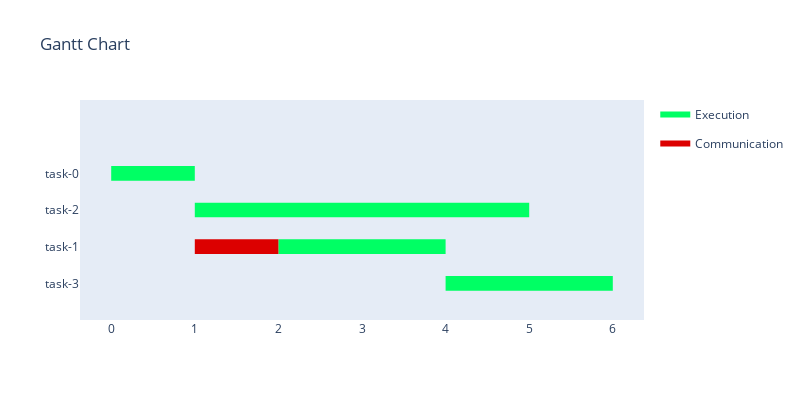

This figure's notebook cell:
### Markdown cell above
É importante ressaltar que todos os passos para chegar na solução estão no `solution_path`. Podemos visualizar o gráfio de Gantt de cada etapa se for necessário, veja da última:

### Code cell
solution_path[-1].plot_gantt_chart()
print(solution_path[-1])

### Figure 1 — Plotly figure (JSON) as saved in the notebook; plotly's stock layout.template omitted (floating-point values rounded to 4 significant figures)
{"data": [{"fill": "toself", "fillcolor": "rgb(0, 255, 100)", "hoverinfo": "name", "legendgroup": "rgb(0, 255, 100)", "mode": "none", "name": "Execution", "type": "scatter", "x": [0, 1, 1, 0, 0, 1, 5, 5, 1, 1, 2, 4, 4, 2, 2, 4, 6, 6, 4], "y": [2.8, 2.8, 3.2, 3.2, null, 1.8, 1.8, 2.2, 2.2, null, 0.8, 0.8, 1.2, 1.2, null, -0.2, -0.2, 0.2, 0.2]}, {"fill": "toself", "fillcolor": "rgb(220, 0, 0)", "hoverinfo": "name", "legendgroup": "rgb(220, 0, 0)", "mode": "none", "name": "Communication", "type": "scatter", "x": [1, 2, 2, 1], "y": [0.8, 0.8, 1.2, 1.2]}, {"legendgroup": "rgb(0, 255, 100)", "marker": {"color": "rgb(0, 255, 100)", "opacity": 0, "size": 1}, "mode": "markers", "name": "", "showlegend": false, "text": [null, null, null, null, null, null, null, null], "type": "scatter", "x": [0, 1, 1, 5, 2, 4, 4, 6], "y": [3, 3, 2, 2, 1, 1, 0, 0]}, {"legendgroup": "rgb(220, 0, 0)", "marker": {"color": "rgb(220, 0, 0)", "opacity": 0, "size": 1}, "mode": "markers", "name": "", "showlegend": false, "text": [null, null], "type": "scatter", "x": [1, 2], "y": [1, 1]}], "layout": {"autosize": false, "height": 400, "hovermode": "closest", "showlegend": true, "title": {"text": "Gantt Chart"}, "width": 800, "xaxis": {"rangeselector": {"buttons": [{"count": 7, "label": "1w", "step": "day", "stepmode": "backward"}, {"count": 1, "label": "1m", "step": "month", "stepmode": "backward"}, {"count": 6, "label": "6m", "step": "month", "stepmode": "backward"}, {"count": 1, "label": "YTD", "step": "year", "stepmode": "todate"}, {"count": 1, "label": "1y", "step": "year", "stepmode": "backward"}, {"step": "all"}]}, "showgrid": false, "type": "linear", "zeroline": false}, "yaxis": {"autorange": false, "range": [-1, 5], "showgrid": false, "ticktext": ["task-3", "task-1", "task-2", "task-0"], "tickvals": [0, 1, 2, 3], "zeroline": false}}}
